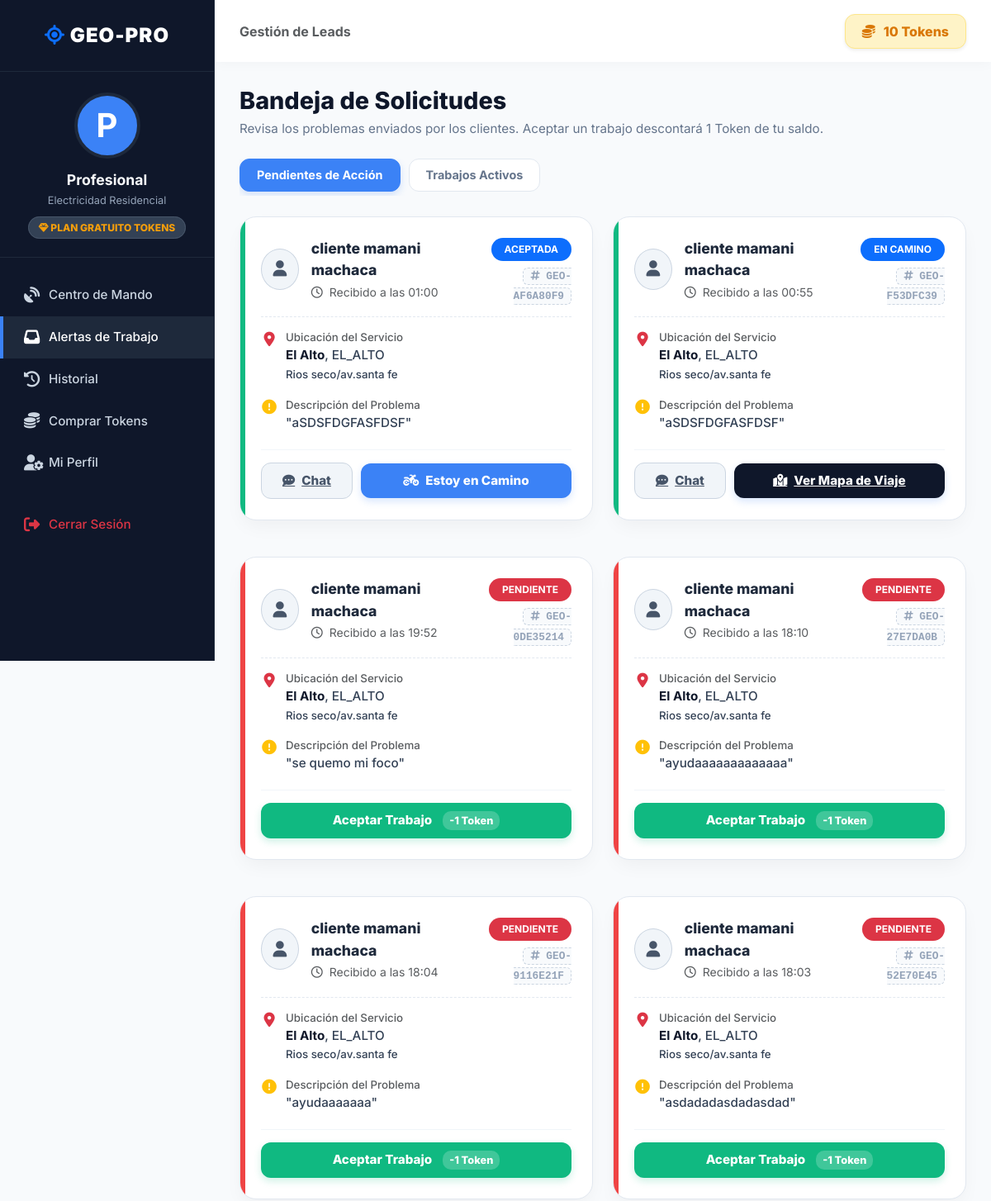
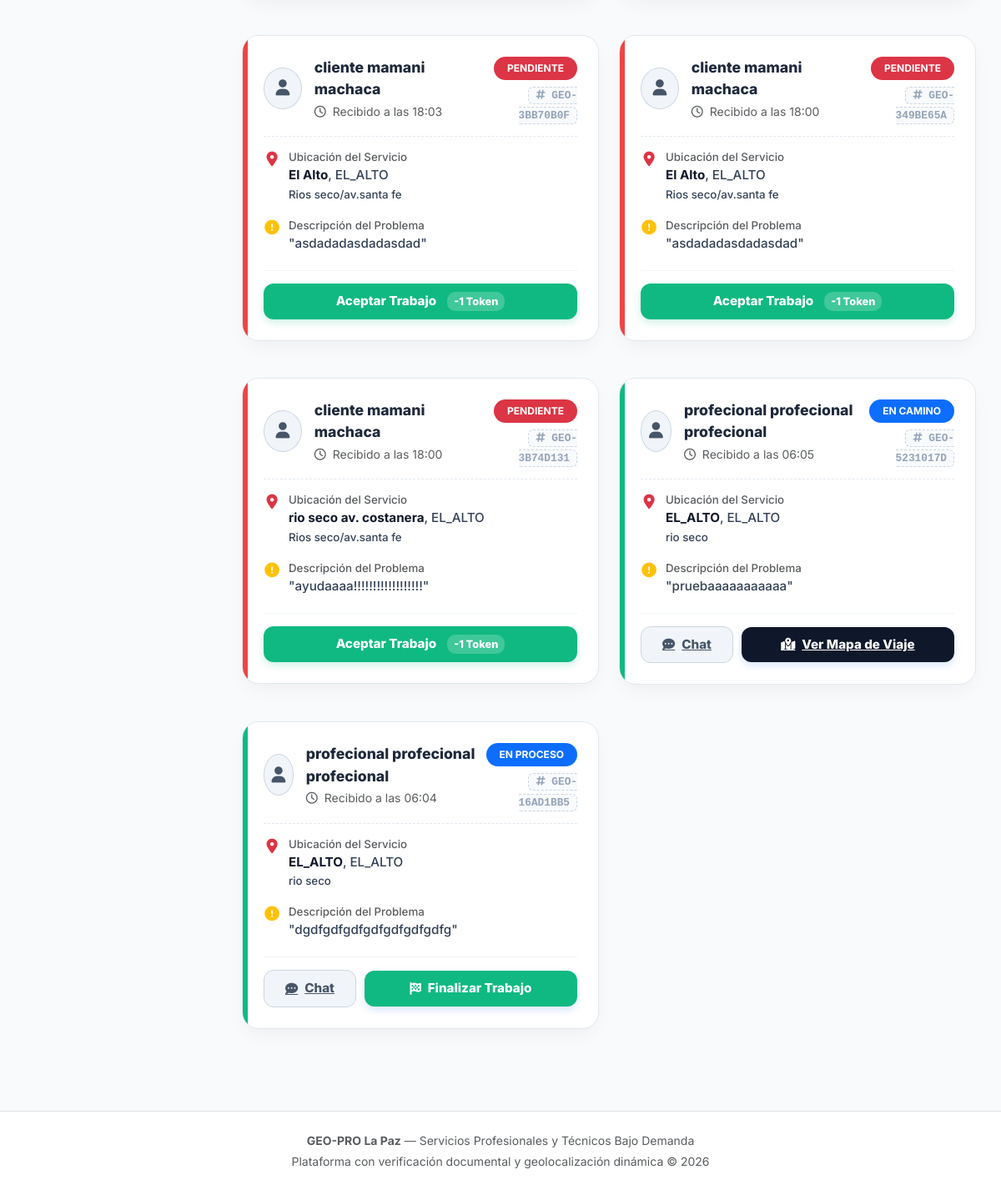
Page /public/profesional/solicitudes (signed in) on the earlier database version (2 pictures, top to bottom).
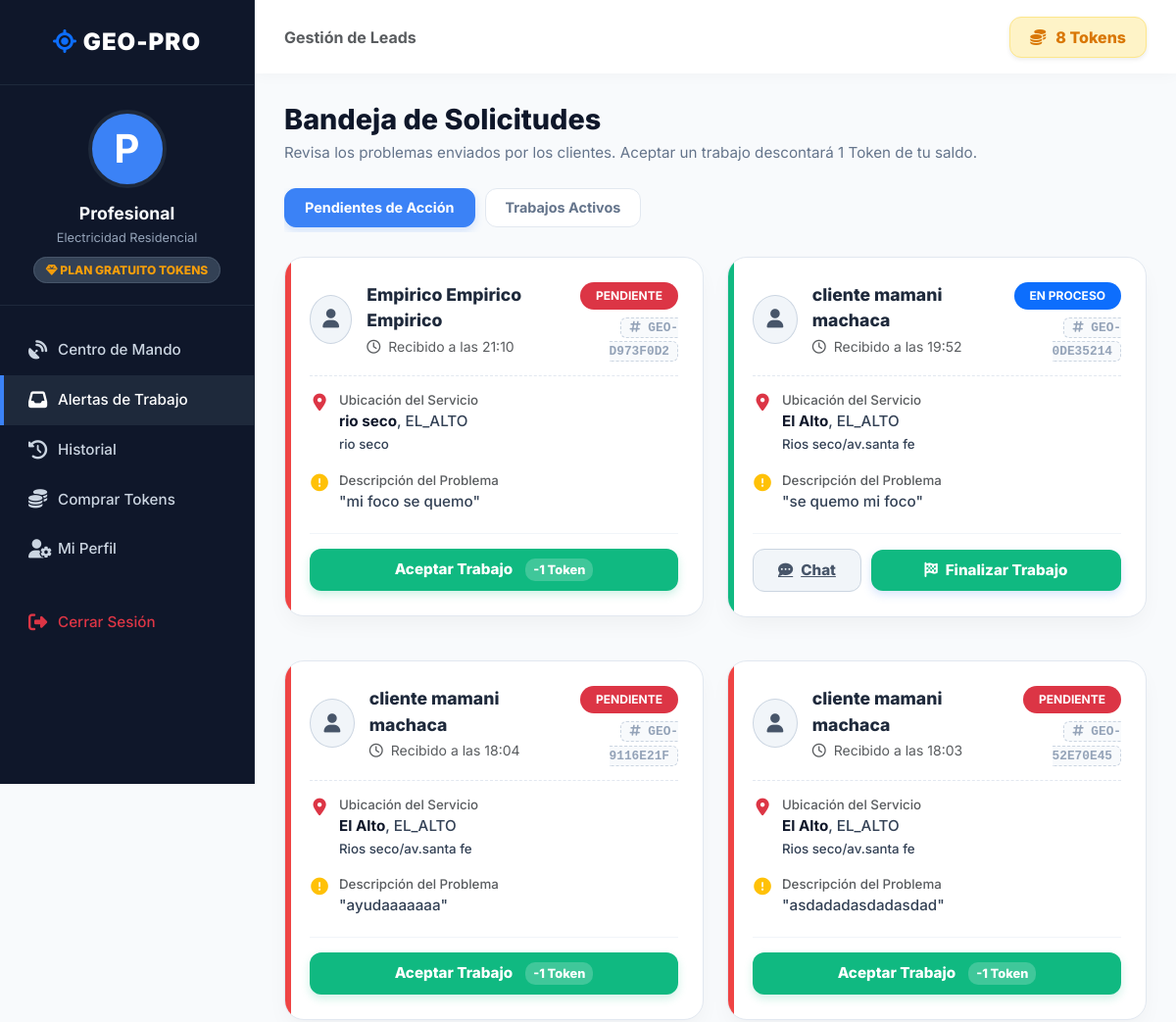
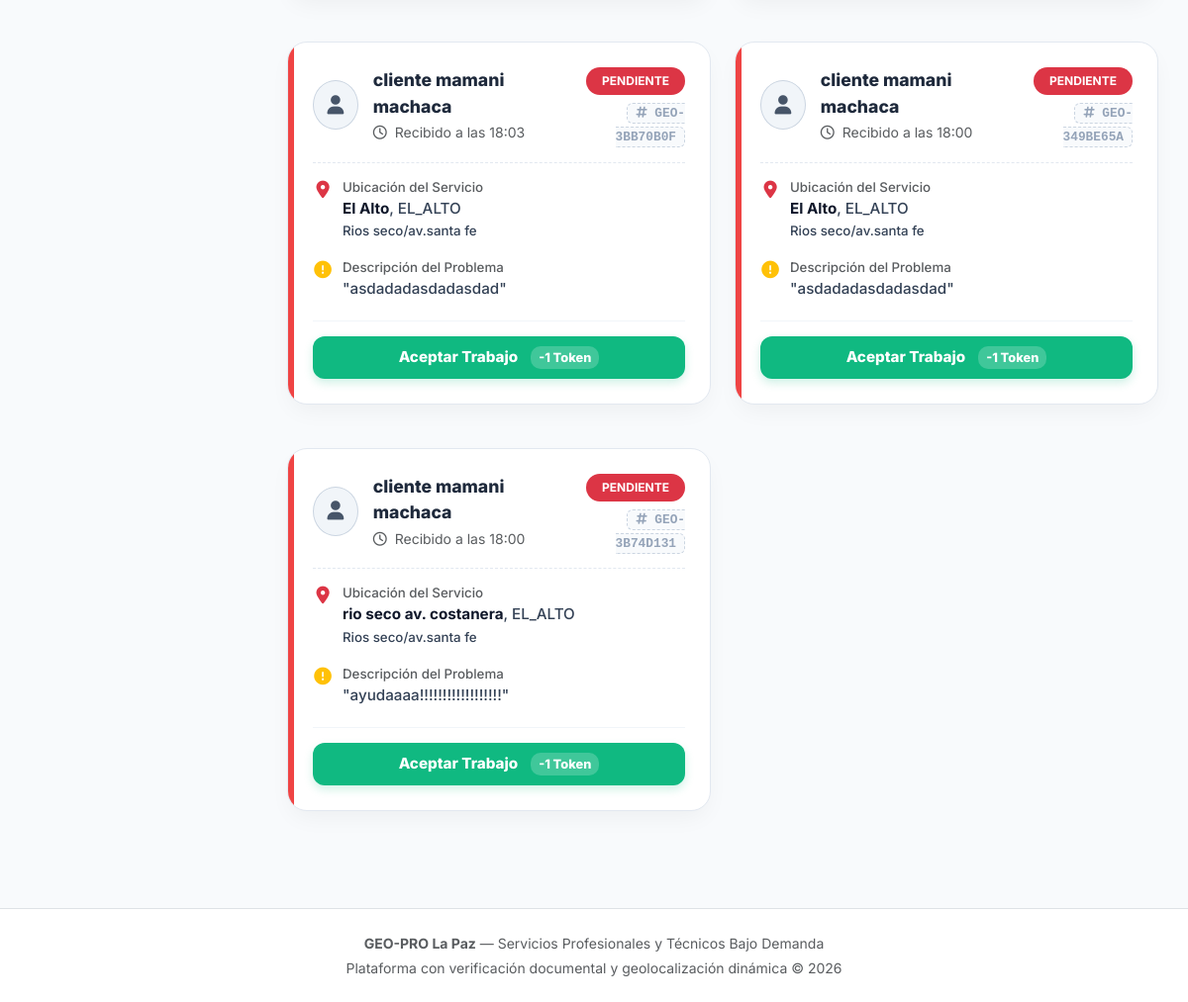
Same page on the later database version (2 pictures, top to bottom).
### tables this page shows
CREATE TABLE `profesionales` (
  `id_profesional` int(11) NOT NULL,
  `id_usuario` int(11) NOT NULL,
  `id_categoria` int(11) NOT NULL,
  `id_plan` int(11) NOT NULL DEFAULT 1,
  `tipo_prestador` enum('TECNICO_PROFESIONAL','OFICIO_EMPIRICO') NOT NULL DEFAULT 'TECNICO_PROFESIONAL',
  `tipo_documento_identidad` enum('CI','NIT','EXTRANJERO') NOT NULL DEFAULT 'CI',
  `numero_documento` varchar(30) NOT NULL,
  `experiencia_anios` int(11) NOT NULL DEFAULT 0,
  `descripcion_servicio` text NOT NULL,
  `macrodistrito_base` enum('ZONA_SUR','SOPOCACHI','CENTRO','MIRAFLORES','SAN_PEDRO','COTAHUMA','PERIFERICA','EL_ALTO') NOT NULL,
  `zona_especifica` varchar(150) NOT NULL,
  `tokens_disponibles` int(11) NOT NULL DEFAULT 5,
  `fin_suscripcion` date DEFAULT NULL,
  `tarifa_base` decimal(10,2) DEFAULT 0.00,
  `estado_validacion` enum('PENDIENTE','APROBADO','RECHAZADO') NOT NULL DEFAULT 'PENDIENTE',
  `estado_disponibilidad` enum('DISPONIBLE','OCUPADO','NO_DISPONIBLE') NOT NULL DEFAULT 'NO_DISPONIBLE',
  `latitud_actual` decimal(10,8) DEFAULT NULL,
  `longitud_actual` decimal(11,8) DEFAULT NULL,
  `ultima_conexion` timestamp NULL DEFAULT NULL ON UPDATE current_timestamp(),
  `fecha_registro` timestamp NOT NULL DEFAULT current_timestamp()
);

CREATE TABLE `solicitudes_servicio` (
  `id_solicitud` int(11) NOT NULL,
  `codigo_seguimiento` varchar(20) NOT NULL,
  `id_cliente` int(11) NOT NULL,
  `id_profesional` int(11) NOT NULL,
  `descripcion_problema` text NOT NULL,
  `direccion_servicio` varchar(255) NOT NULL,
  `macrodistrito` enum('ZONA_SUR','SOPOCACHI','CENTRO','MIRAFLORES','SAN_PEDRO','COTAHUMA','PERIFERICA','EL_ALTO') NOT NULL,
  `zona` varchar(100) NOT NULL,
  `latitud_destino` decimal(10,8) NOT NULL,
  `longitud_destino` decimal(11,8) NOT NULL,
  `estado_servicio` enum('PENDIENTE','ACEPTADA','EN_CAMINO','EN_PROCESO','FINALIZADA','CANCELADA') NOT NULL DEFAULT 'PENDIENTE',
  `precio_acordado` decimal(10,2) DEFAULT NULL,
  `tiempo_estimado_llegada_min` int(11) DEFAULT NULL,
  `motivo_cancelacion` varchar(255) DEFAULT NULL,
  `fecha_solicitud` timestamp NOT NULL DEFAULT current_timestamp(),
  `fecha_inicio_atencion` timestamp NULL DEFAULT NULL,
  `fecha_finalizacion` timestamp NULL DEFAULT NULL
);

CREATE TABLE `usuarios` (
  `id_usuario` int(11) NOT NULL,
  `id_rol` int(11) NOT NULL,
  `nombre` varchar(100) NOT NULL,
  `apellido` varchar(100) NOT NULL,
  `correo` varchar(120) NOT NULL,
  `celular` varchar(20) NOT NULL,
  `password` varchar(255) NOT NULL,
  `foto_perfil` varchar(255) DEFAULT NULL,
  `estado` enum('ACTIVO','INACTIVO','BLOQUEADO') NOT NULL DEFAULT 'ACTIVO',
  `token_recuperacion` varchar(255) DEFAULT NULL,
  `fecha_registro` timestamp NOT NULL DEFAULT current_timestamp()
);

CREATE TABLE `categorias` (
  `id_categoria` int(11) NOT NULL,
  `nombre_categoria` varchar(100) NOT NULL,
  `slug` varchar(120) NOT NULL,
  `descripcion` text DEFAULT NULL,
  `tipo_clasificacion` enum('TECNICO','EMPIRICO_OFICIO','AMBOS') NOT NULL DEFAULT 'AMBOS',
  `icono_fa` varchar(50) DEFAULT 'fa-solid fa-wrench',
  `estado` tinyint(1) NOT NULL DEFAULT 1,
  `fecha_creacion` timestamp NOT NULL DEFAULT current_timestamp()
);

CREATE TABLE `planes_suscripcion` (
  `id_plan` int(11) NOT NULL,
  `nombre_plan` varchar(50) NOT NULL,
  `precio` decimal(10,2) NOT NULL DEFAULT 0.00,
  `tokens_otorgados` int(11) NOT NULL DEFAULT 0,
  `posicionamiento_destacado` tinyint(1) NOT NULL DEFAULT 0,
  `descripcion` text DEFAULT NULL,
  `estado` tinyint(1) NOT NULL DEFAULT 1
);

### app/views/profesional/solicitudes.php (the view, shortened to what the changed rows need)
<?php require_once "../app/views/layouts/header.php"; ?>
<div class="pro-wrapper">
    <aside class="pro-sidebar" id="proSidebar">
        <div class="sidebar-brand">
            <i class="fa-solid fa-location-crosshairs text-primary"></i> GEO-PRO
        </div>
        <div class="sidebar-profile">
            <div class="sidebar-avatar"><?= strtoupper(substr($perfil['nombre'] ?? 'P', 0, 1)) ?></div>
            <h6><?= htmlspecialchars($perfil['nombre'] ?? 'Profesional') ?></h6>
            <p><?= htmlspecialchars($perfil['nombre_categoria'] ?? 'Técnico') ?></p>
            <span class="plan-badge"><i class="fa-solid fa-gem"></i> Plan <?= htmlspecialchars(str_replace('_', ' ', $perfil['nombre_plan'] ?? 'Básico')) ?></span>
        </div>
        <ul class="sidebar-menu">
            <li><a href="<?= BASE_URL ?>/profesional/dashboard"><i class="fa-solid fa-satellite-dish"></i> Centro de Mando</a></li>
            <li><a href="<?= BASE_URL ?>/profesional/solicitudes" class="active"><i class="fa-solid fa-inbox"></i> Alertas de Trabajo</a></li>
            <li><a href="<?= BASE_URL ?>/profesional/historial"><i class="fa-solid fa-clock-rotate-left"></i> Historial</a></li>
            <li><a href="<?= BASE_URL ?>/profesional/comprarTokens"><i class="fa-solid fa-coins"></i> Comprar Tokens</a></li>
            <li><a href="<?= BASE_URL ?>/profesional/perfil"><i class="fa-solid fa-user-gear"></i> Mi Perfil</a></li>
            <li><a href="<?= BASE_URL ?>/auth/logout" class="text-danger mt-4"><i class="fa-solid fa-right-from-bracket"></i> Cerrar Sesión</a></li>
        </ul>
    </aside>
    <main class="pro-main-content">
        <header class="pro-topbar">
            <div class="d-flex align-items-center gap-3">
                <div class="d-none d-md-block"><span class="text-muted fw-bold">Gestión de Leads</span></div>
            </div>
            <div class="tokens-display shadow-sm">
                <i class="fa-solid fa-coins fa-beat"></i>
                <span><?= (int)($perfil['tokens_disponibles'] ?? 0) ?> Tokens</span>
            </div>
        </header>
        <div class="dashboard-content">
            <h2 class="page-title">Bandeja de Solicitudes</h2>
            <p class="page-subtitle">Revisa los problemas enviados por los clientes. Aceptar un trabajo descontará 1 Token de tu saldo.</p>
            <div class="status-tabs">
                <a href="?estado=" class="tab-btn <?= empty($filtroActual) || $filtroActual === 'TODAS' ? 'active' : '' ?>">Pendientes de Acción</a>
                <a href="?estado=EN_PROCESO" class="tab-btn <?= $filtroActual === 'EN_PROCESO' ? 'active' : '' ?>">Trabajos Activos</a>
            </div>
            <div class="row g-4">
                <?php
                $solicitudesActivas = array_filter($solicitudes ?? [], function($s) {
                    return !in_array($s['estado_servicio'], ['FINALIZADA', 'CANCELADA']);
                });
                ?>
                <?php if (!empty($solicitudesActivas)): ?>
                    <?php foreach ($solicitudesActivas as $s): ?>
                        <?php
                            $estado = $s['estado_servicio'];
                            $cardClass = ($estado === 'PENDIENTE') ? 'urgent' : 'active-job';
                            $badgeColor = ($estado === 'PENDIENTE') ? 'bg-danger' : 'bg-primary';
                        ?>
                        <div class="col-xl-6">
                            <div class="job-card <?= $cardClass ?>">
                               <div class="job-header">
                                    <div class="client-info">
                                        <div class="client-avatar">
                                            <i class="fa-solid fa-user"></i>
                                        </div>
                                        <div>
                                            <div class="client-name">
                                                <?= htmlspecialchars(($s['cliente_nombre'] ?? 'Cliente') . ' ' . ($s['cliente_apellido'] ?? '')) ?>
                                            </div>
                                            <div class="text-muted small"><i class="fa-regular fa-clock me-1"></i> Recibido a las <?= date('H:i', strtotime($s['fecha_solicitud'] ?? 'now')) ?></div>
                                        </div>
                                    </div>
                                    <div class="text-end">
                                        <span class="badge <?= $badgeColor ?> rounded-pill px-3 py-2 mb-1"><?= str_replace('_', ' ', $estado) ?></span><br>
                                        <span class="job-code"><i class="fa-solid fa-hashtag"></i> <?= htmlspecialchars($s['codigo_seguimiento'] ?? 'S/N') ?></span>
                                    </div>
                                </div>
                                <div class="job-body">
                                    <div class="job-detail">
                                        <i class="fa-solid fa-location-dot text-danger"></i>
                                        <div class="job-text">
                                            <span class="text-muted small d-block">Ubicación del Servicio</span>
                                            <span class="job-highlight"><?= htmlspecialchars($s['zona'] ?? 'Zona no definida') ?></span>, <?= htmlspecialchars($s['macrodistrito'] ?? 'La Paz') ?><br>
                                            <small><?= htmlspecialchars($s['direccion_servicio'] ?? '') ?></small>
                                        </div>
                                    </div>
                                    <div class="job-detail mt-3">
                                        <i class="fa-solid fa-circle-exclamation text-warning"></i>
                                        <div class="job-text">
                                            <span class="text-muted small d-block">Descripción del Problema</span>
                                            "<?= nl2br(htmlspecialchars($s['descripcion_problema'] ?? 'Sin descripción')) ?>"
                                        </div>
                                    </div>
                                </div>
                                <div class="job-actions">
                                    <?php if ($estado === 'PENDIENTE'): ?>
                                        <button type="button" class="btn-job btn-accept w-100" onclick="abrirModal(<?= $s['id_solicitud'] ?>, 'ACEPTAR')">
                                            Aceptar Trabajo <span class="token-cost">-1 Token</span>
                                        </button>
                                    <?php elseif ($estado === 'ACEPTADA'): ?>
                                        <a href="<?= BASE_URL ?>/chat/ver/<?= $s['id_solicitud'] ?>" class="btn-job btn-chat">
                                            <i class="fa-solid fa-comment-dots"></i> Chat
                                        </a>
                                        <button type="button" class="btn-job btn-process flex-grow-1" onclick="abrirModal(<?= $s['id_solicitud'] ?>, 'EN_CAMINO')">
                                            <i class="fa-solid fa-motorcycle"></i> Estoy en Camino
                                        </button>
                                    <?php elseif ($estado === 'EN_CAMINO'): ?>
                                        <a href="<?= BASE_URL ?>/chat/ver/<?= $s['id_solicitud'] ?>" class="btn-job btn-chat">
                                            <i class="fa-solid fa-comment-dots"></i> Chat
                                        </a>
                                        <a href="<?= BASE_URL ?>/profesional/mapaViaje/<?= $s['id_solicitud'] ?>" class="btn-job btn-process flex-grow-1" style="background-color: #0f172a; color: white;">
                                            <i class="fa-solid fa-map-location-dot"></i> Ver Mapa de Viaje
                                        </a>
                                    <?php elseif ($estado === 'EN_PROCESO'): ?>
                                        <a href="<?= BASE_URL ?>/chat/ver/<?= $s['id_solicitud'] ?>" class="btn-job btn-chat">
                                            <i class="fa-solid fa-comment-dots"></i> Chat
                                        </a>
                                        <button type="button" class="btn-job btn-process flex-grow-1" style="background-color: #10b981; color: white; border: none;" onclick="abrirModal(<?= $s['id_solicitud'] ?>, 'FINALIZADA')">
                                            <i class="fa-solid fa-flag-checkered"></i> Finalizar Trabajo
                                        </button>
                                    <?php endif; ?>
                                </div>
                            </div>
                        </div>
                    <?php endforeach; ?>
                <?php endif; ?>
            </div>
        </div>
    </main>
</div>
<?php require_once "../app/views/layouts/footer.php"; ?>

Differences in the rows shown:
no longer on this page (row edited): solicitudes_servicio: usuarios.nombre+apellido "cliente mamani machaca", fecha_solicitud "01:00", estado_servicio "ACEPTADA", codigo_seguimiento "GEO-AF6A80F9", zona "El Alto", macrodistrito "EL_ALTO", direccion_servicio "Rios seco/av.santa fe", descripcion_problema "aSDSFDGFASFDSF"
no longer on this page (row edited): solicitudes_servicio: usuarios.nombre+apellido "cliente mamani machaca", fecha_solicitud "00:55", estado_servicio "EN CAMINO", codigo_seguimiento "GEO-F53DFC39", zona "El Alto", macrodistrito "EL_ALTO", direccion_servicio "Rios seco/av.santa fe", descripcion_problema "aSDSFDGFASFDSF"
no longer on this page (row edited): solicitudes_servicio: usuarios.nombre+apellido "cliente mamani machaca", fecha_solicitud "18:10", estado_servicio "PENDIENTE", codigo_seguimiento "GEO-27E7DA0B", zona "El Alto", macrodistrito "EL_ALTO", direccion_servicio "Rios seco/av.santa fe", descripcion_problema "ayudaaaaaaaaaaaaa"
no longer on this page (row edited): solicitudes_servicio: usuarios.nombre+apellido "profecional profecional profecional", fecha_solicitud "06:05", estado_servicio "EN CAMINO", codigo_seguimiento "GEO-5231017D", zona "EL_ALTO", macrodistrito "EL_ALTO", direccion_servicio "rio seco", descripcion_problema "pruebaaaaaaaaaaa"
no longer on this page (row edited): solicitudes_servicio: usuarios.nombre+apellido "profecional profecional profecional", fecha_solicitud "06:04", estado_servicio "EN PROCESO", codigo_seguimiento "GEO-16AD1BB5", zona "EL_ALTO", macrodistrito "EL_ALTO", direccion_servicio "rio seco", descripcion_problema "dgdfgdfgdfgdfgdfgdfgdfg"
changed profesionales "Electricidad Residencial": tokens_disponibles "10" → "8"
added solicitudes_servicio: usuarios.nombre+apellido "Empirico Empirico Empirico", fecha_solicitud "21:10", estado_servicio "PENDIENTE", codigo_seguimiento "GEO-D973F0D2", zona "rio seco", macrodistrito "EL_ALTO", direccion_servicio "rio seco", descripcion_problema "mi foco se quemo"
changed solicitudes_servicio "se quemo mi foco": estado_servicio "PENDIENTE" → "EN PROCESO"; estado_servicio "Aceptar Trabajo -1 Token" → "Chat Finalizar Trabajo"
